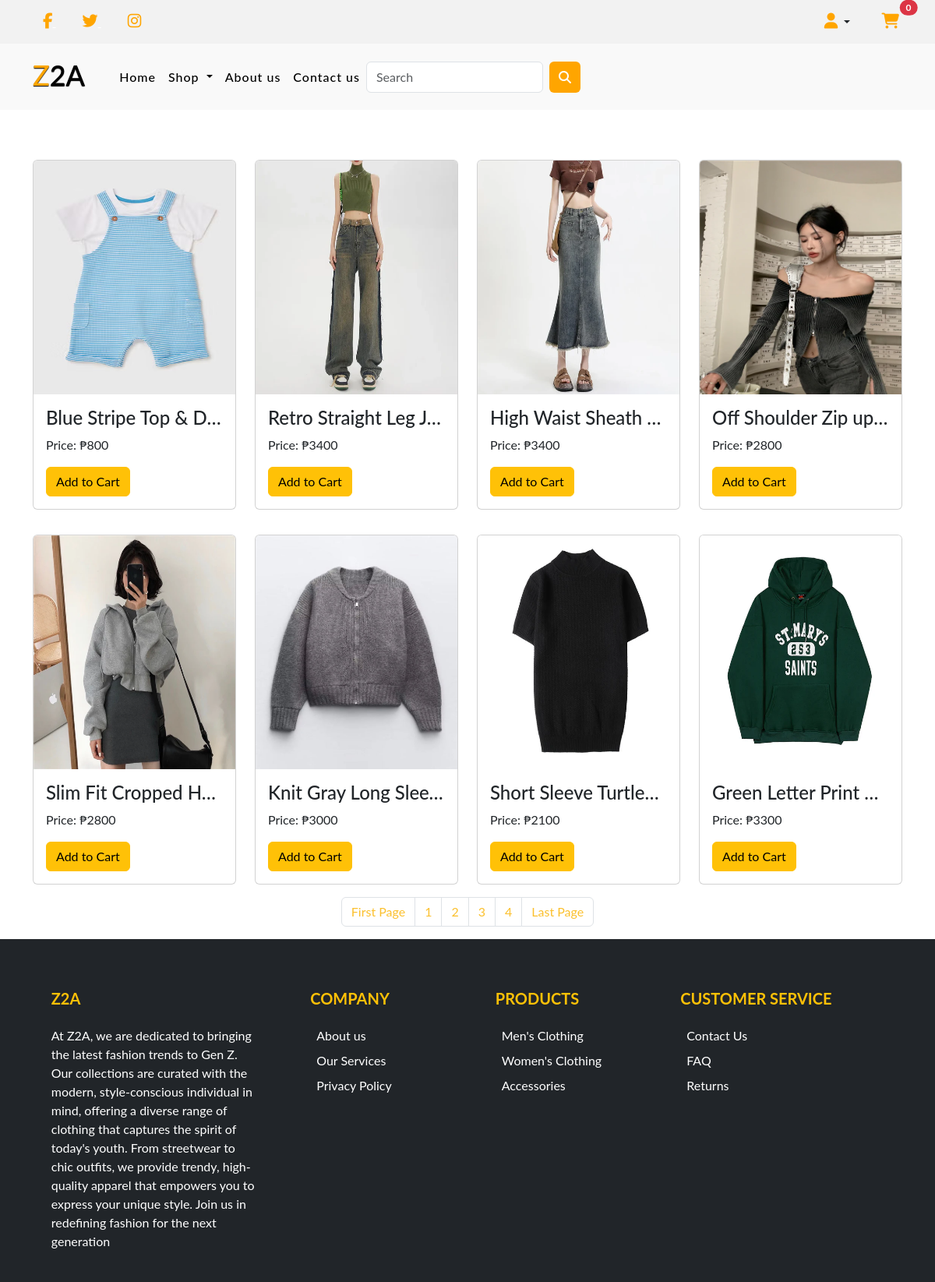
The page /product.php on the database its author committed.
### tables this page shows
CREATE TABLE `products` (
  `product_id` int(10) NOT NULL,
  `p_cat_id` int(10) NOT NULL,
  `cat_id` int(10) NOT NULL,
  `date` timestamp NOT NULL DEFAULT current_timestamp() ON UPDATE current_timestamp(),
  `product_title` text NOT NULL,
  `product_img1` text NOT NULL,
  `product_img2` text NOT NULL,
  `product_img3` text NOT NULL,
  `product_price` int(10) NOT NULL,
  `product_desc` text NOT NULL,
  `product_keyword` text NOT NULL
);

### product.php (the view, shortened to what this page needs)
<?php
include("mysql/config.php");
$isLoggedIn = isset($_SESSION['customer_email']);
include("functions/functions.php");
?>
<!DOCTYPE html>
<html lang="en">
<head>
  <link rel="stylesheet" href="https://cdnjs.cloudflare.com/ajax/libs/font-awesome/6.5.2/css/all.min.css" />
  <link href="https://cdn.jsdelivr.net/npm/bootstrap@5.3.3/dist/css/bootstrap.min.css" rel="stylesheet">
  <link rel="stylesheet" href="style.css">
<body>
  <?php include("includes/header.php"); ?>
  <section>
    <div class="container mt-5">
      <div class="row">
        <?php
        if (isset($_GET['p_cat']) && isset($_GET['cat_id'])) {
          getSpecificProducts();
        } elseif (isset($_GET['p_cat'])) {
          getPcatPro();
        } elseif (isset($_GET['cat_id'])) {
          getCatPro();
        } else {
          $per_page = 8;
          $page = isset($_GET['page']) ? $_GET['page'] : 1;
          $start_from = ($page - 1) * $per_page;
          $get_product = "SELECT * FROM products ORDER BY 1 DESC LIMIT $start_from, $per_page";
          $run_pro = mysqli_query($con, $get_product);
          while ($row = mysqli_fetch_array($run_pro)) {
            $pro_id = $row['product_id'];
            $pro_title = $row['product_title'];
            $pro_price = $row['product_price'];
            $pro_img1 = $row['product_img1'];
            echo "<div class='col-md-4 col-lg-3 py-3'>
            <div class='card'>
              <img src='admin_area/product_images/$pro_img1' class='card-img-top' alt='$pro_title' style='width: 100%; height: 300px;'>
              <div class='card-body'>
                <h4 class='card-title text-truncate'>$pro_title</h4>
                <p class='card-text'>Price: ₱$pro_price</p>
                <a href='details.php?pro_id=$pro_id' class='btn btn-warning'>Add to Cart</a>
              </div>
            </div>
          </div>";
          }
        ?>
      </div>
      <nav>
        <ul class="pagination d-flex justify-content-center">
          <?php
          $query = "SELECT * FROM products";
          $result = mysqli_query($con, $query);
          $total_record = mysqli_num_rows($result);
          $total_pages = ceil($total_record / $per_page);
          echo "<li class='page-item'><a class='page-link' href='product.php?page=1'>First Page</a></li>";
          for ($i = 1; $i <= $total_pages; $i++) {
            echo "<li class='page-item'><a class='page-link' href='product.php?page=" . $i . "'>" . $i . "</a></li>";
          }
          echo "<li class='page-item'><a class='page-link' href='product.php?page=$total_pages'>Last Page</a></li>";
          ?>
        </ul>
      </nav>
    <?php
        }
    ?>
    </div>
  </section>
  <?php include("includes/footer.php") ?>
</body>
</html>

### includes/header.php (shortened to what this page needs)
<header>
        <div class="top-navbar">
            <div class="top-icons">
                <a href="#" class="text-white me-4">
                    <i class="fa-brands fa-facebook-f"></i>
                </a>
                <a href="#" class="text-white me-4">
                    <i class="fa-brands fa-twitter"></i>
                </a>
                <a href="#" class="text-white me-4">
                    </i><i class="fa-brands fa-instagram"></i>
                </a>
            </div>
            <div class="other-links">
                <?php if ($isLoggedIn) : ?>
                    <div class="dropdown d-inline">
                        <button class="btn btn-white dropdown-toggle" type="button" id="userDropdown" data-bs-toggle="dropdown" aria-expanded="false">
                            <i class="fas fa-user"></i>
                        </button>
                        <ul class="dropdown-menu dropdown-menu-end" aria-labelledby="userDropdown" style="z-index: 9999;">
                            <li><span class="dropdown-item text-dark-lg me-4"><?php echo htmlspecialchars($_SESSION['customer_email']); ?></span></li>
                            <li><a class="dropdown-item" href="customer/my_account.php">Profile</a></li>
                            <li><a class="dropdown-item" href="customer/my_order.php">Orders</a></li>
                            <li>
                                <hr class="dropdown-divider">
                            </li>
                            <li><a class="dropdown-item" href="logout.php">Logout</a></li>
                        </ul>
                    </div>
                <?php else : ?>
                    <div class="dropdown d-inline">
                        <button class="btn btn-white dropdown-toggle" type="button" id="userDropdown" data-bs-toggle="dropdown" aria-expanded="false">
                            <i class="fas fa-user"></i>
                        </button>
                    </div>
                <?php endif; ?>
                <button type="button" class="btn btn-white position-relative" id="userDropdown">
                    <a href="cart.php"><i class="fas fa-shopping-cart"></i></a>
                    <span class="position-absolute top-0 start-100 translate-middle badge rounded-pill text-bg-danger"><?php item(); ?> <span class="visually-hidden">unread messages</span></span>
                </button>
            </div>
        </div>
        <?php include("includes/navbar-all.php") ?>
    </header>

### functions/functions.php (shortened to what this page needs)
<?php
function getUserIp()
{
	switch (true) {
		default:
			return $_SERVER['REMOTE_ADDR'];
	}
}
function item()
{
	global $con;
	$ip_add = getUserIp();
	$get_items = "select * from cart where ip_add='$ip_add'";
	$run_item = mysqli_query($con, $get_items);
	$count = mysqli_num_rows($run_item);
	echo $count;
}
?>

### includes/navbar-all.php (shortened to what this page needs)
<nav class="navbar navbar-expand-lg sticky-top" id="navbar">
    <div class="container">
        <a class="navbar-brand" href="index.php" id="logo"><span>Z</span>2A</a>
        <div class="collapse navbar-collapse" id="mynavbar">
            <ul class="navbar-nav me-auto">
                <li class="nav-item">
                    <a class="nav-link active" href="index.php">Home</a>
                </li>
                <li class="nav-item dropdown position-static">
                    <a class="nav-link dropdown-toggle" href="#" id="shopDropdown" role="button" data-bs-toggle="dropdown" aria-expanded="false">
                        Shop
                    </a>
                </li>
                <li class="nav-item">
                    <a class="nav-link" href="#">About us</a>
                </li>
                <li class="nav-item">
                    <a class="nav-link" href="#">Contact us</a>
                </li>
                <form class="d-flex">
                    <input class="form-control me-2" type="text" placeholder="Search">
                    <button class="btn btn-primary" type="button"><i class="fa-solid fa-magnifying-glass"></i></button>
                </form>
            </ul>
        </div>
    </div>
</nav>

### includes/footer.php
<footer class="bg-dark text-white pt-5 pb-4">
        <div class="container">
            <div class="row">
                <div class="col-md-3 col-lg-3 col-xl-3 mx-auto mt-3">
                    <h5 class="text-uppercase mb-4 fw-bold text-warning">Z2A</h5>
                    <p>At Z2A, we are dedicated to bringing the latest fashion trends to Gen Z. Our collections are curated with the modern, style-conscious individual in mind, offering a diverse range of clothing that captures the spirit of today's youth. From streetwear to chic outfits, we provide trendy, high-quality apparel that empowers you to express your unique style. Join us in redefining fashion for the next generation</p>
                </div>
                <div class="col-md-2 col-lg-2 col-xl-2 mx-auto mt-3">
                    <h5 class="text-uppercase mb-4 fw-bold text-warning">Company</h5>
                    <ul class="list-unstyled">
                        <li class="mb-2">
                            <a href="#" class="text-white text-decoration-none d-flex align-items-center">
                                <i class="bi bi-chevron-right me-2"></i> About us
                            </a>
                        </li>
                        <li class="mb-2">
                            <a href="#" class="text-white text-decoration-none d-flex align-items-center">
                                <i class="bi bi-chevron-right me-2"></i> Our Services
                            </a>
                        </li>
                        <li class="mb-2">
                            <a href="#" class="text-white text-decoration-none d-flex align-items-center">
                                <i class="bi bi-chevron-right me-2"></i> Privacy Policy
                            </a>
                        </li>
                    </ul>
                </div>
                <div class="col-md-2 col-lg-2 col-xl-2 mx-auto mt-3">
                    <h5 class="text-uppercase mb-4 fw-bold text-warning">Products</h5>
                    <ul class="list-unstyled">
                        <li class="mb-2">
                            <a href="#" class="text-white text-decoration-none d-flex align-items-center">
                                <i class="bi bi-chevron-right me-2"></i> Men's Clothing
                            </a>
                        </li>
                        <li class="mb-2">
                            <a href="#" class="text-white text-decoration-none d-flex align-items-center">
                                <i class="bi bi-chevron-right me-2"></i> Women's Clothing
                            </a>
                        </li>
                        <li class="mb-2">
                            <a href="#" class="text-white text-decoration-none d-flex align-items-center">
                                <i class="bi bi-chevron-right me-2"></i> Accessories
                            </a>
                        </li>
                    </ul>
                </div>
                <div class="col-md-3 col-lg-3 col-xl-3 mx-auto mt-3">
                    <h5 class="text-uppercase mb-4 fw-bold text-warning">Customer Service</h5>
                    <ul class="list-unstyled">
                        <li class="mb-2">
                            <a href="#" class="text-white text-decoration-none d-flex align-items-center">
                                <i class="bi bi-chevron-right me-2"></i> Contact Us
                            </a>
                        </li>
                        <li class="mb-2">
                            <a href="#" class="text-white text-decoration-none d-flex align-items-center">
                                <i class="bi bi-chevron-right me-2"></i> FAQ
                            </a>
                        </li>
                        <li class="mb-2">
                            <a href="#" class="text-white text-decoration-none d-flex align-items-center">
                                <i class="bi bi-chevron-right me-2"></i> Returns
                            </a>
                        </li>
                    </ul>
                </div>
            </div>
        </div>
    </footer>

### style.css (style rules this page uses)
* { margin: 0; padding: 0; box-sizing: border-box; text-decoration: none; list-style: none; scroll-behavior: smooth; font-family: "Lato", sans-serif; }
.top-navbar { width: 100%; height: 7vh; background-color: #a9a9a926; display: flex; align-items: center; text-align: center; justify-content: space-between; }
.top-icons { margin-left: 45px; }
.top-icons i { font-size: 20px; color: #ffa500; margin-left: 10px; cursor: pointer; }
.other-links { margin-right: 33px; }
.other-links i { color: #ffa500; font-size: 20px; margin-left: 10px; cursor: pointer; }
#navbar { background: #f9f9f9; }
#logo { font-size: 36px; font-weight: 550; color: black; text-shadow: 0px 1px 1px black; margin-bottom: 5px; }
#logo span { color: #ffa500; }
.navbar-nav { margin-left: 20px; }
.nav-item .nav-link { font-size: 16px; font-weight: 550; color: black; letter-spacing: 1px; border-radius: 3px; transition: 0.5s ease; }
#navbar form button { background: orange; color: white; border: none; }
.active, .dot:hover { border-color: #00a7ff; }
.pagination .page-link { color: #fbc02d; }

### rows shown on the page
products: product_img1+product_title (picture), product_title "Blue Stripe Top & D…", product_price "800"
products: product_img1+product_title (picture), product_title "Retro Straight Leg J…", product_price "3400"
products: product_img1+product_title (picture), product_title "High Waist Sheath…", product_price "3400"
products: product_img1+product_title (picture), product_title "Off Shoulder Zip up…", product_price "2800"
products: product_img1+product_title (picture), product_title "Slim Fit Cropped H…", product_price "2800"
products: product_img1+product_title (picture), product_title "Knit Gray Long Slee…", product_price "3000"
products: product_img1+product_title (picture), product_title "Short Sleeve Turtle…", product_price "2100"
products: product_img1 (picture), product_title "Green Letter Print…", product_price "3300"

### other values the page prints
$count "0"
